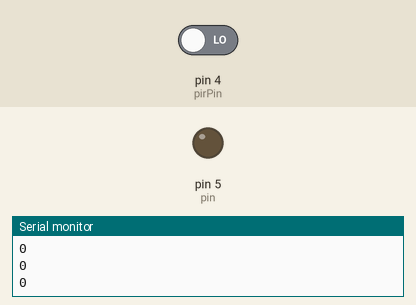
This sketch was run on a simulated Arduino Uno, built with avr-gcc and run on an emulated ATmega328P. Shown: output pins drawn as LEDs (lit = HIGH), the last lines printed to the serial monitor. Inputs (shaded band) come from the test bench; at power-on: pin 4 (pirPin) LOW.

Above: at 6.8 s.
6.9 s: pin 4 (pirPin) driven HIGH
At 9.4 s:
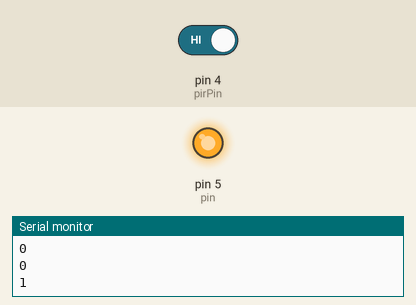
10.8 s: pin 4 (pirPin) driven LOW
At 12.9 s:
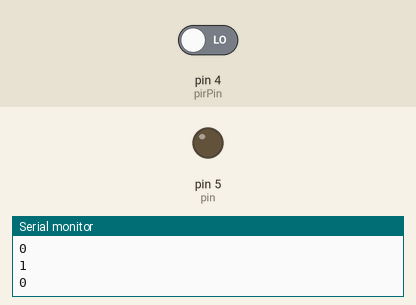
Timing chart, 0 to 14.4 s (numbered marks = the images above; inputs shaded):
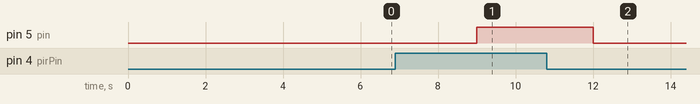

The sketch:

sensor.ino
```cpp
// Define the pin for the PIR sensor
int pirPin = 4;
int pin=5; // Change this to the pin your PIR sensor is connected to

void setup() {
  // Initialize serial communication
  Serial.begin(9600);
  // Set the PIR pin as input
  pinMode(pirPin, INPUT);
  pinMode(pin, OUTPUT);
}

void loop() {
  // Read the value from the PIR sensor
  int pirValue = digitalRead(pirPin);

  // Check if motion is detected
  if (pirValue == HIGH) {
    Serial.println("1");
    digitalWrite(pin, HIGH);
     // Sending '1' to indicate motion detected
  } else {
    digitalWrite(pin, LOW);
    Serial.println("0"); // Sending '0' to indicate no motion detected
  }

  // Delay for a short period before reading again
  delay(3000);
}
```

Measured:
- after the input at 6.9 s, pin 5 (pin): LOW → HIGH after 2.1 s
- after the input at 10.8 s, pin 5 (pin): HIGH → LOW after 1.2 s
